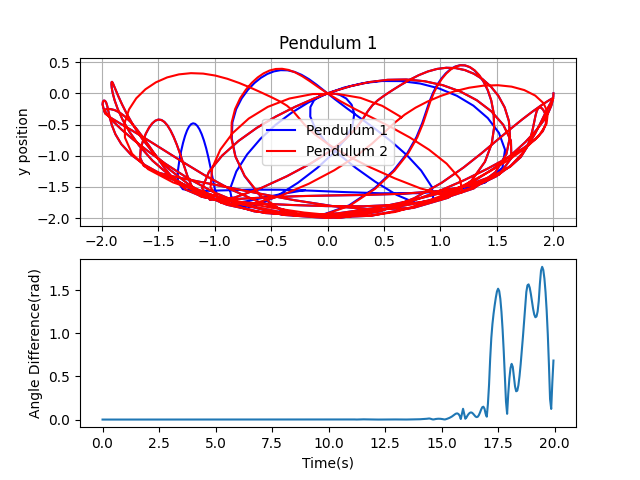

Reproduce this figure in Python.
import numpy as np
import matplotlib.pyplot as plt
from scipy.integrate import odeint as od

L1 = 1.0
L2 = 1.0
m1 = 1.0
m2 = 1.0
g = 9.81

def derive(state, t):
    Q1, w1, Q2, w2 = state
    delta = Q2 - Q1
    denominator = L1*(2*m1+m2-m2*np.cos(2*Q1-2*Q2))
    w1_dot = (-g*(2*m1 + m2)*np.sin(Q1) - m2*g*np.sin(Q1-2*Q2)
              -2*np.sin(Q1-Q2)*m2*(w2**2*L2+w1**2*L1*np.cos(Q1-Q2))) / denominator
    w2_dot = 2*np.sin(Q1-Q2)*(w1**2*L1*(m1+m2)+g*(m1+m2)*np.cos(Q1)+w2**2*L2*m2*np.cos(Q1-Q2)) / denominator
    return w1, w1_dot, w2, w2_dot

t = np.arange(0, 20, 0.05)
y01 = [np.pi/2, 0.0, np.pi/2, 0.0]
y02 = [np.pi/2 + 0.00001, 0.0, np.pi/2, 0.0]
y1 = od(derive, y01, t)
y2 = od(derive, y02, t)
Q1_1 = y1[:, 0]
Q2_1 = y1[:, 2]
Q1_2 = y2[:, 0]
Q2_2 = y2[:, 2]
x1_1 = L1 * np.sin(Q1_1)
y1_1 = -L1 * np.cos(Q1_1)
x2_1 = x1_1 + L2 * np.sin(Q2_1)
y2_1 = y1_1 - L2 * np.cos(Q2_1)
x1_2 = L1 * np.sin(Q1_2)
y1_2 = -L1 * np.cos(Q1_2)
x2_2 = x1_2 + L2 * np.sin(Q2_2)
y2_2 = y1_2 - L2 * np.cos(Q2_2)

fig, (ax1, ax2) = plt.subplots(2, 1)
ax1.plot(x2_1, y2_1,
         color='blue',
         label="Pendulum 1")
ax1.set(ylabel="y position",
        title="Pendulum 1",)
ax1.grid(True)
ax1.plot(x2_2, y2_2,
         color='red',
         label="Pendulum 2")
ax1.legend()
ax2.plot(t, np.abs(Q1_1 - Q1_2))
ax2.set(ylabel="Angle Difference(rad)",
        xlabel="Time(s)")

plt.savefig("double_pendulum_2.png")